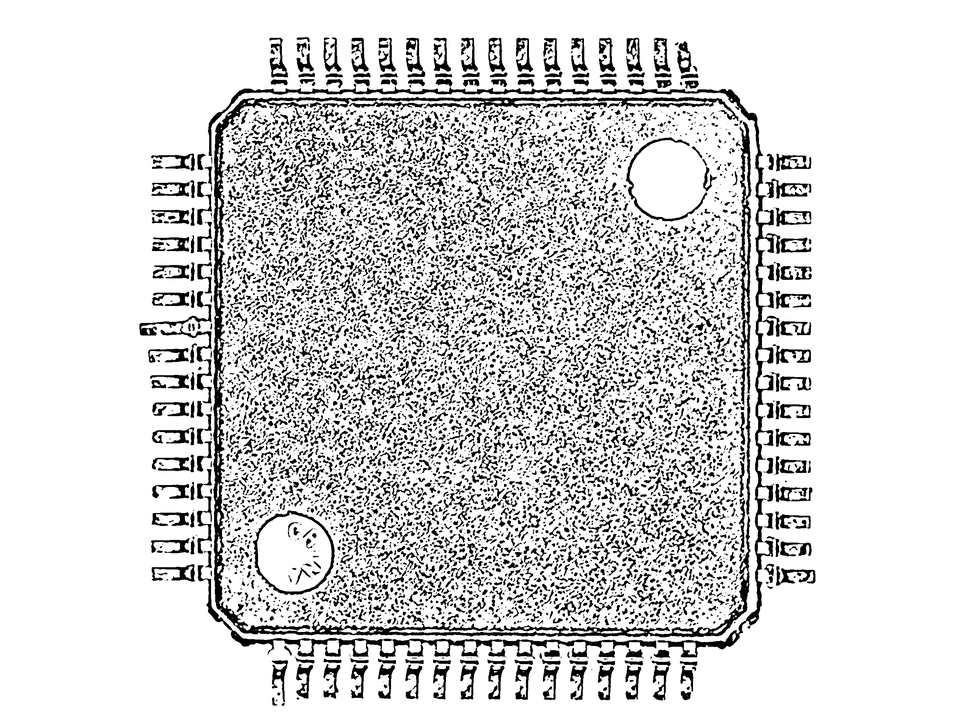
#> input picture Intermediate_steps/002_img1_bw.png, 970 x 727 px, shrunk from 2560 x 1920 before the run
$ python -i read_ic_text_old.py   (imports and definitions only)
#> lines starting #> are read from the running program, lines starting #| are printed output that depends on the picture; after the words box and inside, x2 and y2 are one past the last pixel; in counts of white or black regions, pixels touching at a corner belong together
#> further down, picture is the input picture: shape (727, 970, 3); min 0, max 255, mean 215.2
import cv2
import easyocr
import numpy as np
import re
import os
import glob

# [5 lines left out: function adjust_gamma, not called in this run]

def isolate_chip_body(image):
    _, thresh = cv2.threshold(image, 80, 255, cv2.THRESH_BINARY_INV)
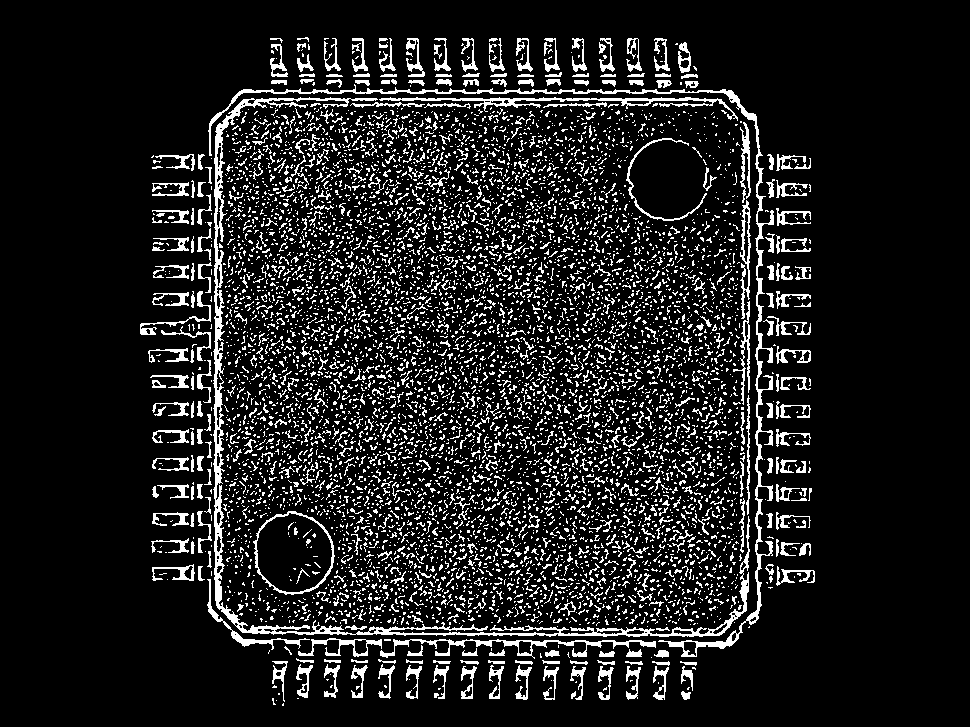
#> thresh: shape (727, 970, 3); 12.1% white in thin lines or dots, all inside (x1, y1, x2, y2) = (140, 37, 815, 706)
    kernel = cv2.getStructuringElement(cv2.MORPH_RECT, (10, 10))
    closed = cv2.morphologyEx(thresh, cv2.MORPH_CLOSE, kernel)
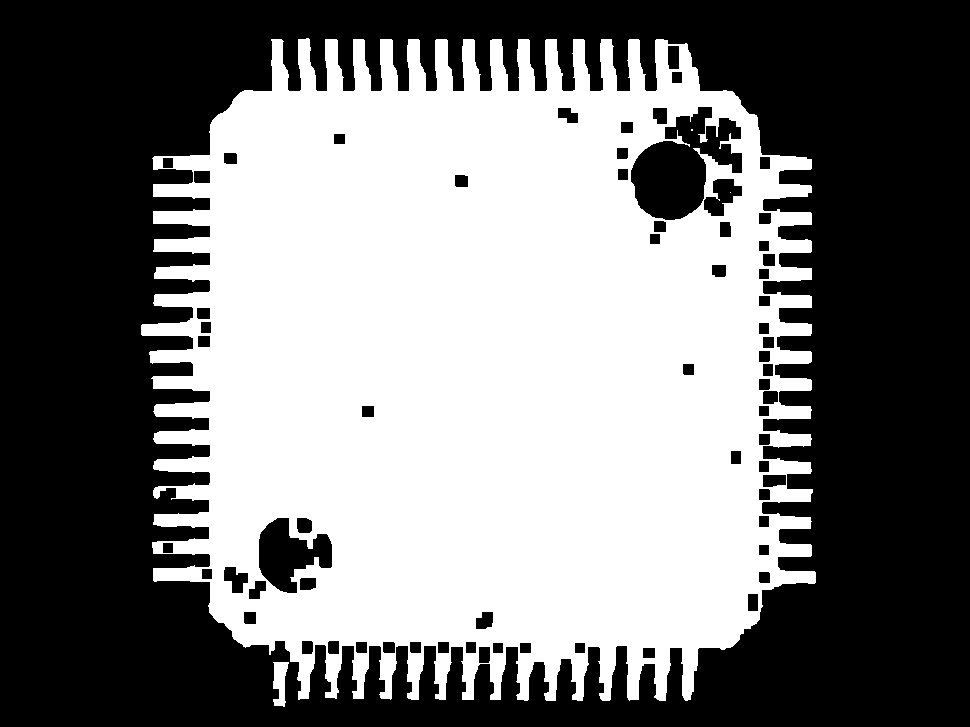
#> closed: shape (727, 970, 3); 47.5% white; 4 white regions (2 under 20 px), largest, box (x1, y1, x2, y2) and area: (141, 38, 816, 701) 334637, (273, 662, 289, 707) 483
#> (the run stopped early here; a loop or call above may not have finished)

$ run again, on Intermediate_steps/003_img2_body.png
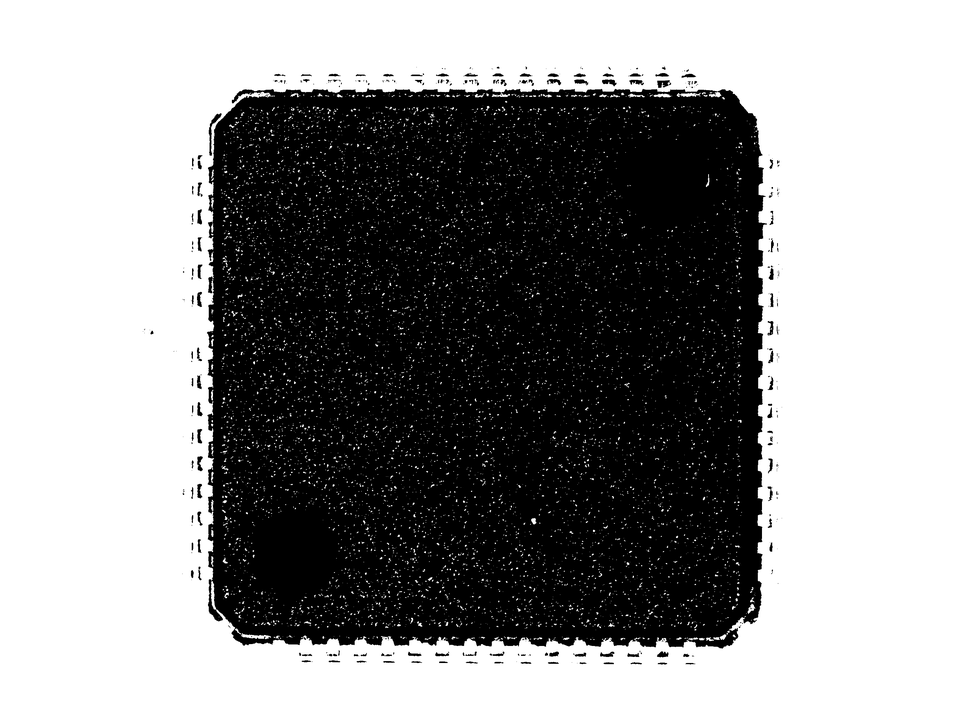
#> input picture Intermediate_steps/003_img2_body.png, 970 x 727 px, shrunk from 2560 x 1920 before the run
#> picture is the input picture: shape (727, 970, 3); min 0, max 255, mean 148.3
#> in isolate_chip_body, `_, thresh = cv2.threshold(image, 80, 255, cv2.THRESH_BINARY_INV)`:
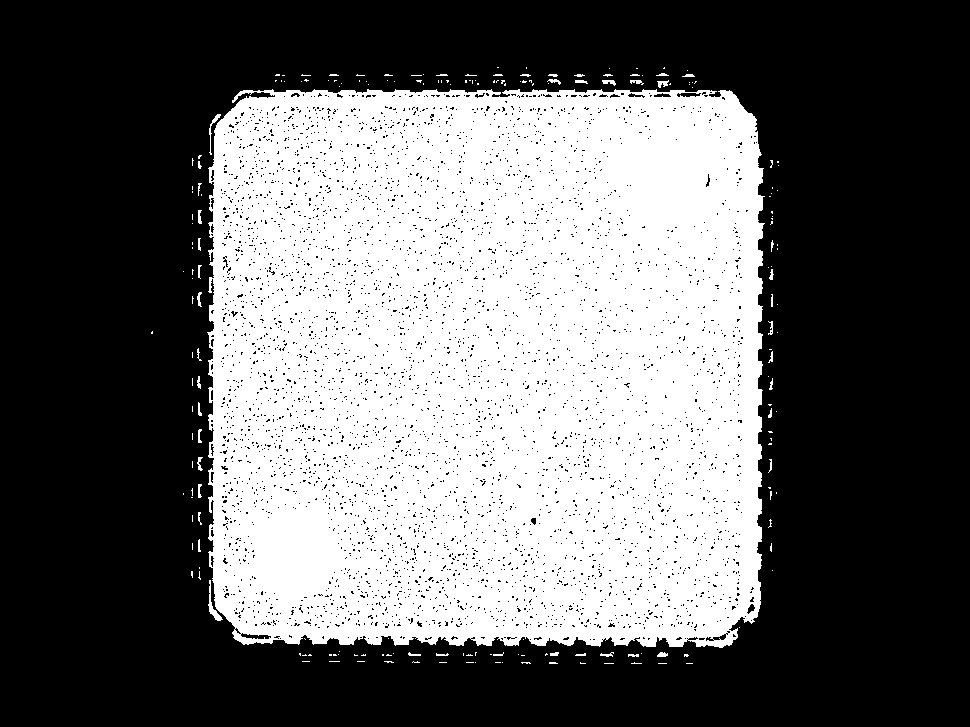
#> thresh: shape (727, 970, 3); 41.5% white; 202 white regions (159 under 20 px), largest, box (x1, y1, x2, y2) and area: (207, 89, 765, 648) 290419, (208, 580, 223, 621) 150, (209, 114, 221, 155) 86
#> in isolate_chip_body, `closed = cv2.morphologyEx(thresh, cv2.MORPH_CLOSE, kernel)`:
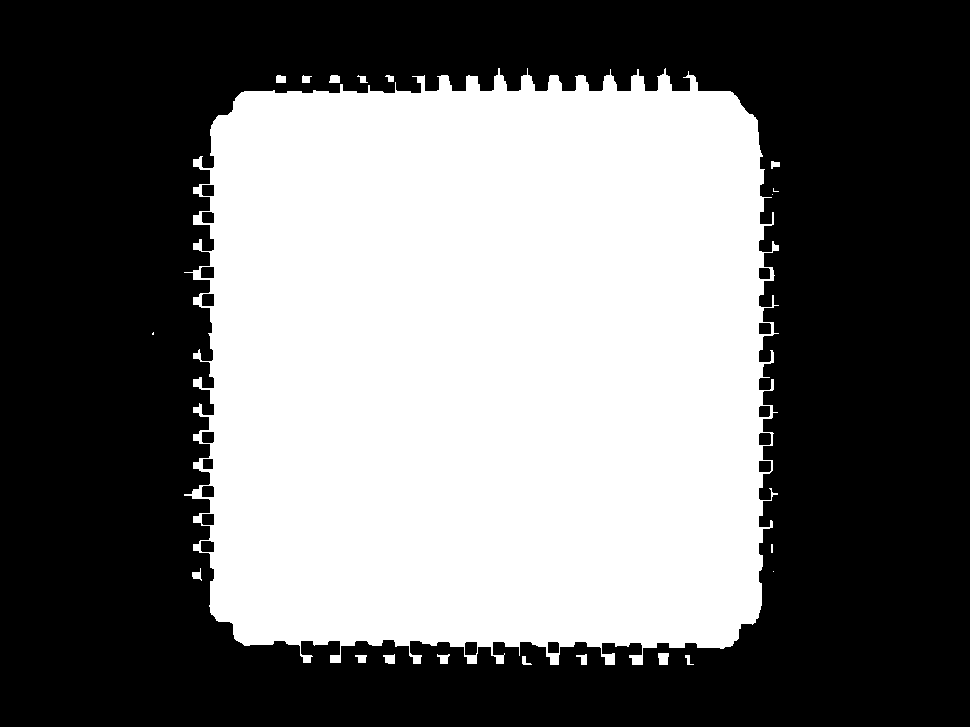
#> closed: shape (727, 970, 3); 43.7% white; 20 white regions (5 under 20 px), largest, box (x1, y1, x2, y2) and area: (184, 68, 779, 665) 307321, (658, 653, 669, 665) 117, (383, 654, 395, 664) 92
